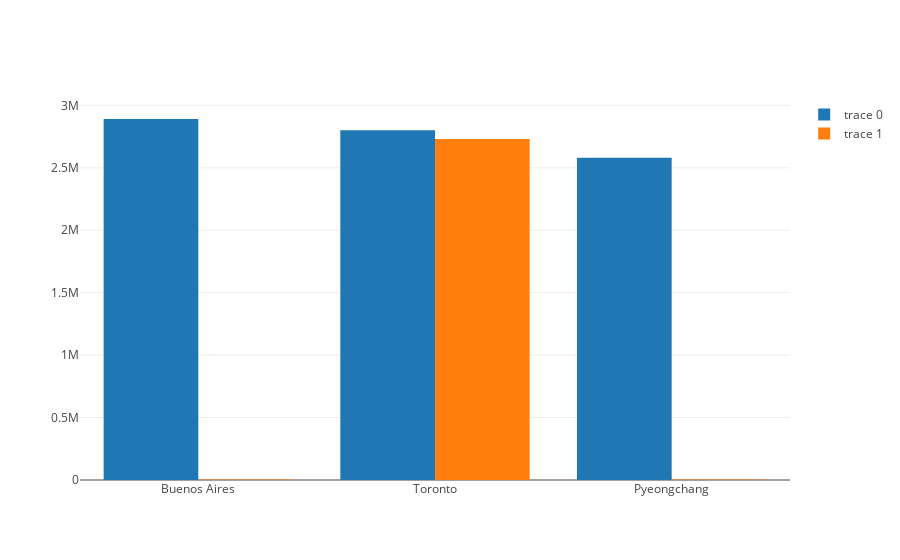

The cell this chart's notebook holds for it:
### Code cell
plotly.offline.iplot([bar_trace_first_three_pops, bar_trace_first_three_areas])

### Figure 1 — Plotly figure (JSON) as saved in the notebook; plotly's stock layout.template omitted (floating-point values rounded to 4 significant figures)
{"data": [{"text": [["Buenos Aires", "Toronto", "Pyeongchang"]], "type": "bar", "x": ["Buenos Aires", "Toronto", "Pyeongchang"], "y": [2891000, 2800000, 2581000]}, {"text": [["Buenos Aires", "Toronto", "Pyeongchang"]], "type": "bar", "x": ["Buenos Aires", "Toronto", "Pyeongchang"], "y": [4758, 2731571, 3194]}], "layout": {}}
